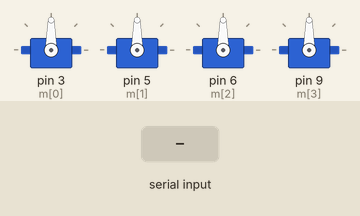
This sketch was run on a simulated Arduino Uno, built with avr-gcc and run on an emulated ATmega328P. Shown: 4 × servo. The inputs (shaded band) are chosen by the test bench. What the sketch prints to the serial monitor is not drawn.

Above: at 1.2 s.
1.3 s: "1" received over Serial
At 3.2 s:
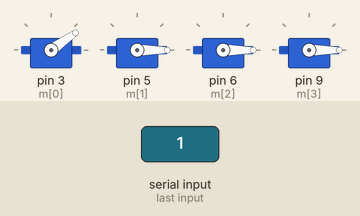
3.8 s: "0" received over Serial
At 5.1 s:
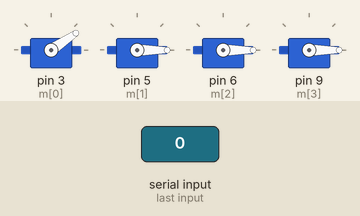
Timing chart, 0 to 6.8 s (numbered marks = the images above; inputs shaded):
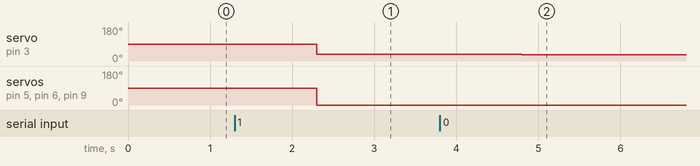

Measured:
- after the input at 1.3 s, servo on pin 3 (m[0]): 90° → 35° after 1.0 s; servo on pin 5 (m[1]), servo on pin 6 (m[2]), servo on pin 9 (m[3]): 90° → 0° after 1.0 s
- after the input at 3.8 s, servo on pin 3 (m[0]): 35° → 34° after 1.0 s

The sketch:

SerialPwmControl.ino
```cpp
#include <Servo.h>

#define MAX_PULSE 2000
#define MIN_PULSE 1000
#define OFF_PULSE 1500

byte motorVals[4];

//        FR
int m[] = {3, 5, 6, 9};
Servo motors[4];

void setup() {

  Serial.begin(9600);

        Serial.println("HERE");

  for (int i = 0; i <= 3; i++) {
    motors[i].attach(m[i], MIN_PULSE, MAX_PULSE);
  }
}

void loop() {

  if (Serial.available() > 0) {

    Serial.readBytes(motorVals, 4);

    while (Serial.available() > 0) {
      Serial.read();
    }

    for (int i = 0; i <= 3; i++) {
//        Serial.print(i);
//        Serial.print(" ");
//        Serial.print(motorVals[i]);
//        Serial.print(" ");
        motors[i].writeMicroseconds(convertToPulse(motorVals[i]));
    }
    Serial.println();
  }
}

int convertToPulse(byte in) {
  return map(in, 0, 255, 1000, 2000);
}
```
